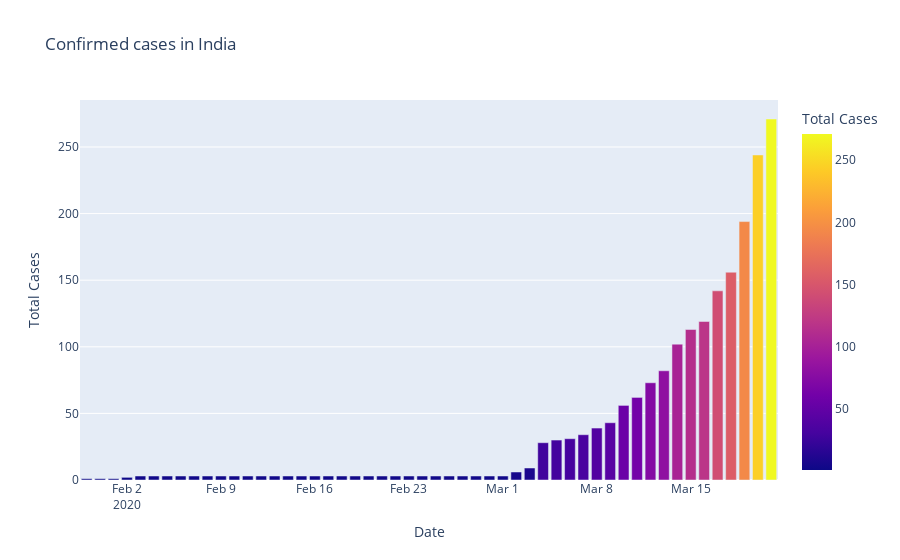

Notebook code for this chart:
### Code cell
#Matplotlib
fig=plt.figure(figsize=(10,5),dpi=200)
axes=fig.add_axes([0.1,0.1,0.8,0.8])
axes.bar(dbd_India["Date"],dbd_India["Total Cases"],color='blue')
axes.set_xlabel("Date")
axes.set_ylabel("Total Cases")
axes.set_title("Confirmed cases in India")
plt.show()


#plotly Express

fig=px.bar(dbd_India,x="Date",y="Total Cases",color='Total Cases',title='Confirmed cases in India')
fig.show()

### Figure 1 — Plotly figure (JSON) as saved in the notebook; plotly's stock layout.template omitted (floating-point values rounded to 4 significant figures)
{"data": [{"alignmentgroup": "True", "hovertemplate": "Date=%{x}<br>Total Cases=%{marker.color}<extra></extra>", "legendgroup": "", "marker": {"color": [1, 1, 1, 2, 3, 3, 3, 3, 3, 3, 3, 3, 3, 3, 3, 3, 3, 3, 3, 3, 3, 3, 3, 3, 3, 3, 3, 3, 3, 3, 3, 3, 6, 9, 28, 30, 31, 34, 39, 43, 56, 62, 73, 82, 102, 113, 119, 142, 156, 194, 244, 271], "coloraxis": "coloraxis"}, "name": "", "offsetgroup": "", "orientation": "v", "showlegend": false, "textposition": "auto", "type": "bar", "x": ["2020-01-30T00:00:00", "2020-01-31T00:00:00", "2020-02-01T00:00:00", "2020-02-02T00:00:00", "2020-02-03T00:00:00", "2020-02-04T00:00:00", "2020-02-05T00:00:00", "2020-02-06T00:00:00", "2020-02-07T00:00:00", "2020-02-08T00:00:00", "2020-02-09T00:00:00", "2020-02-10T00:00:00", "2020-02-11T00:00:00", "2020-02-12T00:00:00", "2020-02-13T00:00:00", "2020-02-14T00:00:00", "2020-02-15T00:00:00", "2020-02-16T00:00:00", "2020-02-17T00:00:00", "2020-02-18T00:00:00", "2020-02-19T00:00:00", "2020-02-20T00:00:00", "2020-02-21T00:00:00", "2020-02-22T00:00:00", "2020-02-23T00:00:00", "2020-02-24T00:00:00", "2020-02-25T00:00:00", "2020-02-26T00:00:00", "2020-02-27T00:00:00", "2020-02-28T00:00:00", "2020-02-29T00:00:00", "2020-03-01T00:00:00", "2020-03-02T00:00:00", "2020-03-03T00:00:00", "2020-03-04T00:00:00", "2020-03-05T00:00:00", "2020-03-06T00:00:00", "2020-03-07T00:00:00", "2020-03-08T00:00:00", "2020-03-09T00:00:00", "2020-03-10T00:00:00", "2020-03-11T00:00:00", "2020-03-12T00:00:00", "2020-03-13T00:00:00", "2020-03-14T00:00:00", "2020-03-15T00:00:00", "2020-03-16T00:00:00", "2020-03-17T00:00:00", "2020-03-18T00:00:00", "2020-03-19T00:00:00", "2020-03-20T00:00:00", "2020-03-21T00:00:00"], "xaxis": "x", "y": [1, 1, 1, 2, 3, 3, 3, 3, 3, 3, 3, 3, 3, 3, 3, 3, 3, 3, 3, 3, 3, 3, 3, 3, 3, 3, 3, 3, 3, 3, 3, 3, 6, 9, 28, 30, 31, 34, 39, 43, 56, 62, 73, 82, 102, 113, 119, 142, 156, 194, 244, 271], "yaxis": "y"}], "layout": {"barmode": "relative", "coloraxis": {"colorbar": {"title": {"text": "Total Cases"}}, "colorscale": [[0, "#0d0887"], [0.1111, "#46039f"], [0.2222, "#7201a8"], [0.3333, "#9c179e"], [0.4444, "#bd3786"], [0.5556, "#d8576b"], [0.6667, "#ed7953"], [0.7778, "#fb9f3a"], [0.8889, "#fdca26"], [1, "#f0f921"]]}, "legend": {"tracegroupgap": 0}, "title": {"text": "Confirmed cases in India"}, "xaxis": {"anchor": "y", "domain": [0, 1], "title": {"text": "Date"}}, "yaxis": {"anchor": "x", "domain": [0, 1], "title": {"text": "Total Cases"}}}}
